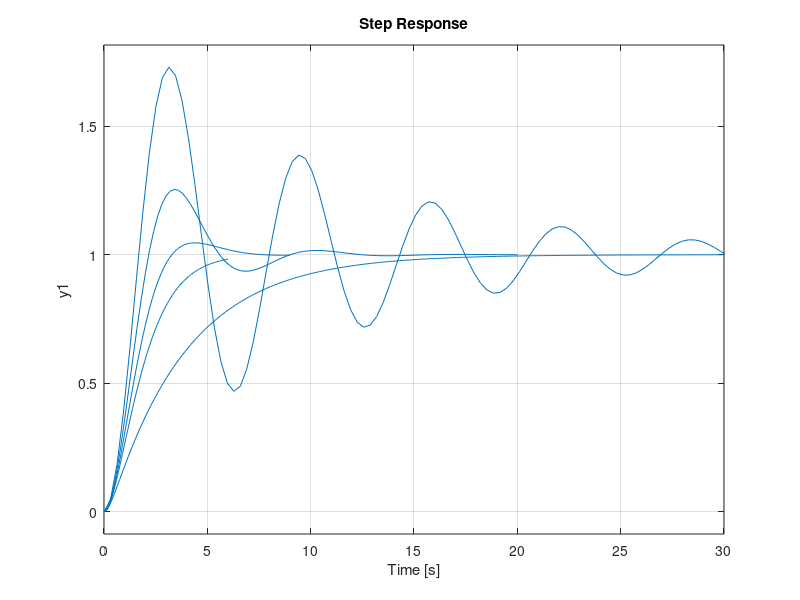

This figure's MATLAB source:
clear all;
close all;
for zeta=[0.1 0.4 0.7 1 2];
    n=[1];
    d=[1 2*zeta 1];
    G=tf(n,d);
    step(G);
    hold on;
end
